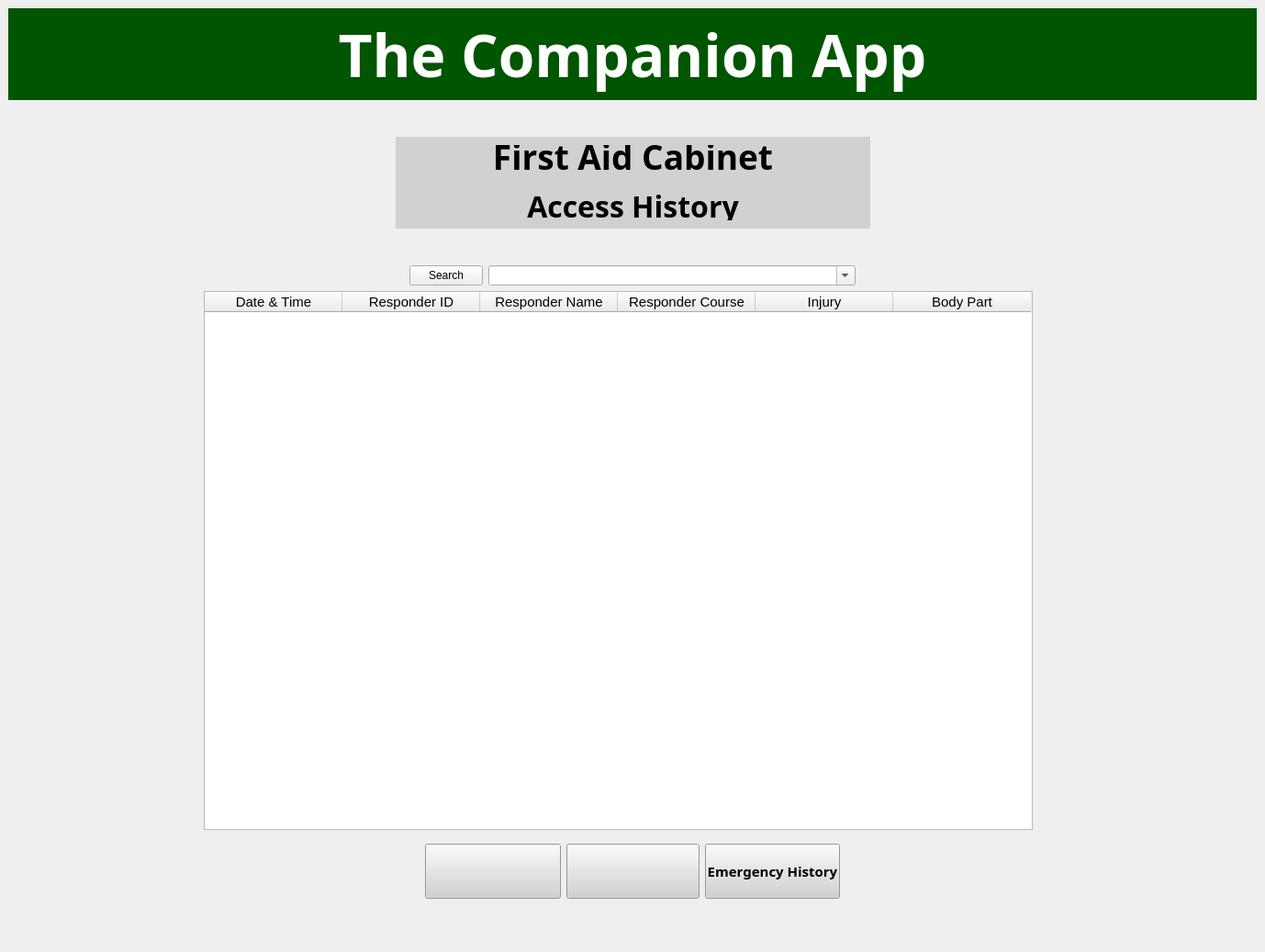
<?xml version="1.0" encoding="UTF-8"?>
<ui version="4.0">
 <class>MainWindow</class>
 <widget class="QMainWindow" name="MainWindow">
  <property name="windowModality">
   <enum>Qt::WindowModal</enum>
  </property>
  <property name="geometry">
   <rect>
    <x>0</x>
    <y>0</y>
    <width>1378</width>
    <height>1037</height>
   </rect>
  </property>
  <property name="windowTitle">
   <string>First Aid Cabinet</string>
  </property>
  <widget class="QWidget" name="centralwidget">
   <layout class="QGridLayout" name="gridLayout_4">
    <item row="0" column="0">
     <layout class="QGridLayout" name="gridLayout_3">
      <item row="1" column="0">
       <layout class="QHBoxLayout" name="horizontalLayout_3">
        <property name="spacing">
         <number>6</number>
        </property>
        <item>
         <spacer name="horizontalSpacer_3">
          <property name="orientation">
           <enum>Qt::Horizontal</enum>
          </property>
          <property name="sizeHint" stdset="0">
           <size>
            <width>278</width>
            <height>168</height>
           </size>
          </property>
         </spacer>
        </item>
        <item>
         <widget class="QLabel" name="TUPLOGO">
          <property name="sizePolicy">
           <sizepolicy hsizetype="Expanding" vsizetype="Expanding">
            <horstretch>0</horstretch>
            <verstretch>0</verstretch>
           </sizepolicy>
          </property>
          <property name="maximumSize">
           <size>
            <width>115</width>
            <height>115</height>
           </size>
          </property>
          <property name="autoFillBackground">
           <bool>false</bool>
          </property>
          <property name="styleSheet">
           <string notr="true"/>
          </property>
          <property name="frameShape">
           <enum>QFrame::NoFrame</enum>
          </property>
          <property name="frameShadow">
           <enum>QFrame::Plain</enum>
          </property>
          <property name="text">
           <string/>
          </property>
          <property name="pixmap">
           <pixmap>306923334_441149988133144_8535244359366534707_n.png</pixmap>
          </property>
          <property name="scaledContents">
           <bool>true</bool>
          </property>
         </widget>
        </item>
        <item>
         <widget class="QFrame" name="frame">
          <property name="sizePolicy">
           <sizepolicy hsizetype="Preferred" vsizetype="Preferred">
            <horstretch>0</horstretch>
            <verstretch>0</verstretch>
           </sizepolicy>
          </property>
          <property name="minimumSize">
           <size>
            <width>517</width>
            <height>80</height>
           </size>
          </property>
          <property name="maximumSize">
           <size>
            <width>16777215</width>
            <height>100</height>
           </size>
          </property>
          <property name="styleSheet">
           <string notr="true">background-color: rgb(209, 209, 209);</string>
          </property>
          <layout class="QVBoxLayout" name="verticalLayout_2">
           <item>
            <widget class="QLabel" name="TheCompanionApp">
             <property name="maximumSize">
              <size>
               <width>1920</width>
               <height>80</height>
              </size>
             </property>
             <property name="font">
              <font>
               <family>Bahnschrift SemiBold</family>
               <pointsize>28</pointsize>
               <weight>75</weight>
               <bold>true</bold>
              </font>
             </property>
             <property name="styleSheet">
              <string notr="true">background-color: rgb(209, 209, 209);
</string>
             </property>
             <property name="text">
              <string>First Aid Cabinet</string>
             </property>
             <property name="alignment">
              <set>Qt::AlignBottom|Qt::AlignHCenter</set>
             </property>
            </widget>
           </item>
           <item>
            <widget class="QLabel" name="AccessHistory">
             <property name="maximumSize">
              <size>
               <width>680</width>
               <height>50</height>
              </size>
             </property>
             <property name="font">
              <font>
               <family>Bahnschrift SemiBold</family>
               <pointsize>24</pointsize>
               <weight>75</weight>
               <bold>true</bold>
              </font>
             </property>
             <property name="styleSheet">
              <string notr="true">background-color: rgb(209, 209, 209);</string>
             </property>
             <property name="text">
              <string>Access History</string>
             </property>
             <property name="alignment">
              <set>Qt::AlignHCenter|Qt::AlignTop</set>
             </property>
            </widget>
           </item>
           <item>
            <spacer name="verticalSpacer_5">
             <property name="orientation">
              <enum>Qt::Vertical</enum>
             </property>
             <property name="sizeType">
              <enum>QSizePolicy::Fixed</enum>
             </property>
             <property name="sizeHint" stdset="0">
              <size>
               <width>0</width>
               <height>0</height>
              </size>
             </property>
            </spacer>
           </item>
          </layout>
         </widget>
        </item>
        <item>
         <widget class="QLabel" name="GreenCross">
          <property name="sizePolicy">
           <sizepolicy hsizetype="Expanding" vsizetype="Expanding">
            <horstretch>0</horstretch>
            <verstretch>0</verstretch>
           </sizepolicy>
          </property>
          <property name="maximumSize">
           <size>
            <width>115</width>
            <height>115</height>
           </size>
          </property>
          <property name="styleSheet">
           <string notr="true"/>
          </property>
          <property name="frameShape">
           <enum>QFrame::NoFrame</enum>
          </property>
          <property name="frameShadow">
           <enum>QFrame::Sunken</enum>
          </property>
          <property name="text">
           <string/>
          </property>
          <property name="pixmap">
           <pixmap>green_cross.png</pixmap>
          </property>
          <property name="scaledContents">
           <bool>true</bool>
          </property>
         </widget>
        </item>
        <item>
         <spacer name="horizontalSpacer_4">
          <property name="orientation">
           <enum>Qt::Horizontal</enum>
          </property>
          <property name="sizeHint" stdset="0">
           <size>
            <width>288</width>
            <height>168</height>
           </size>
          </property>
         </spacer>
        </item>
       </layout>
      </item>
      <item row="2" column="0">
       <layout class="QHBoxLayout" name="horizontalLayout_20">
        <property name="sizeConstraint">
         <enum>QLayout::SetMinimumSize</enum>
        </property>
        <item>
         <spacer name="horizontalSpacer">
          <property name="orientation">
           <enum>Qt::Horizontal</enum>
          </property>
          <property name="sizeHint" stdset="0">
           <size>
            <width>40</width>
            <height>20</height>
           </size>
          </property>
         </spacer>
        </item>
        <item>
         <widget class="QPushButton" name="searchButton">
          <property name="maximumSize">
           <size>
            <width>100</width>
            <height>16777215</height>
           </size>
          </property>
          <property name="text">
           <string>Search</string>
          </property>
         </widget>
        </item>
        <item>
         <widget class="QComboBox" name="searchcomboBox">
          <property name="minimumSize">
           <size>
            <width>400</width>
            <height>0</height>
           </size>
          </property>
          <property name="maximumSize">
           <size>
            <width>400</width>
            <height>16777215</height>
           </size>
          </property>
          <property name="editable">
           <bool>true</bool>
          </property>
         </widget>
        </item>
        <item>
         <spacer name="horizontalSpacer_2">
          <property name="orientation">
           <enum>Qt::Horizontal</enum>
          </property>
          <property name="sizeHint" stdset="0">
           <size>
            <width>40</width>
            <height>20</height>
           </size>
          </property>
         </spacer>
        </item>
       </layout>
      </item>
      <item row="3" column="0">
       <layout class="QHBoxLayout" name="horizontalLayout_4">
        <item>
         <spacer name="verticalSpacer_3">
          <property name="orientation">
           <enum>Qt::Vertical</enum>
          </property>
          <property name="sizeHint" stdset="0">
           <size>
            <width>208</width>
            <height>458</height>
           </size>
          </property>
         </spacer>
        </item>
        <item>
         <widget class="QTableWidget" name="tableWidget">
          <property name="enabled">
           <bool>true</bool>
          </property>
          <property name="sizePolicy">
           <sizepolicy hsizetype="Preferred" vsizetype="Preferred">
            <horstretch>0</horstretch>
            <verstretch>0</verstretch>
           </sizepolicy>
          </property>
          <property name="minimumSize">
           <size>
            <width>0</width>
            <height>100</height>
           </size>
          </property>
          <property name="maximumSize">
           <size>
            <width>903</width>
            <height>16777215</height>
           </size>
          </property>
          <property name="dragDropMode">
           <enum>QAbstractItemView::DropOnly</enum>
          </property>
          <attribute name="horizontalHeaderDefaultSectionSize">
           <number>150</number>
          </attribute>
          <column>
           <property name="text">
            <string>Date &amp; Time</string>
           </property>
           <property name="font">
            <font>
             <pointsize>11</pointsize>
            </font>
           </property>
          </column>
          <column>
           <property name="text">
            <string>Responder ID</string>
           </property>
           <property name="font">
            <font>
             <pointsize>11</pointsize>
            </font>
           </property>
          </column>
          <column>
           <property name="text">
            <string>Responder Name</string>
           </property>
           <property name="font">
            <font>
             <pointsize>11</pointsize>
            </font>
           </property>
          </column>
          <column>
           <property name="text">
            <string>Responder Course</string>
           </property>
           <property name="font">
            <font>
             <pointsize>11</pointsize>
            </font>
           </property>
          </column>
          <column>
           <property name="text">
            <string>Injury</string>
           </property>
           <property name="font">
            <font>
             <pointsize>11</pointsize>
            </font>
           </property>
          </column>
          <column>
           <property name="text">
            <string>Body Part</string>
           </property>
           <property name="font">
            <font>
             <pointsize>11</pointsize>
            </font>
           </property>
          </column>
         </widget>
        </item>
        <item>
         <spacer name="verticalSpacer">
          <property name="orientation">
           <enum>Qt::Vertical</enum>
          </property>
          <property name="sizeHint" stdset="0">
           <size>
            <width>238</width>
            <height>458</height>
           </size>
          </property>
         </spacer>
        </item>
       </layout>
      </item>
      <item row="0" column="0">
       <widget class="QLabel" name="topbanner">
        <property name="minimumSize">
         <size>
          <width>680</width>
          <height>100</height>
         </size>
        </property>
        <property name="maximumSize">
         <size>
          <width>1920</width>
          <height>1080</height>
         </size>
        </property>
        <property name="font">
         <font>
          <family>Bahnschrift SemiBold</family>
          <pointsize>48</pointsize>
          <weight>75</weight>
          <bold>true</bold>
         </font>
        </property>
        <property name="styleSheet">
         <string notr="true">
background-color: rgb(0, 85, 0);
color: rgb(255, 255, 255);
</string>
        </property>
        <property name="frameShape">
         <enum>QFrame::NoFrame</enum>
        </property>
        <property name="frameShadow">
         <enum>QFrame::Plain</enum>
        </property>
        <property name="text">
         <string>The Companion App</string>
        </property>
        <property name="alignment">
         <set>Qt::AlignCenter</set>
        </property>
       </widget>
      </item>
      <item row="5" column="0">
       <layout class="QHBoxLayout" name="horizontalLayout_5">
        <item>
         <spacer name="horizontalSpacer_5">
          <property name="orientation">
           <enum>Qt::Horizontal</enum>
          </property>
          <property name="sizeHint" stdset="0">
           <size>
            <width>428</width>
            <height>78</height>
           </size>
          </property>
         </spacer>
        </item>
        <item>
         <layout class="QHBoxLayout" name="horizontalLayout">
          <item>
           <widget class="QPushButton" name="exportButton">
            <property name="sizePolicy">
             <sizepolicy hsizetype="Preferred" vsizetype="Preferred">
              <horstretch>8</horstretch>
              <verstretch>0</verstretch>
             </sizepolicy>
            </property>
            <property name="minimumSize">
             <size>
              <width>145</width>
              <height>45</height>
             </size>
            </property>
            <property name="maximumSize">
             <size>
              <width>16777215</width>
              <height>60</height>
             </size>
            </property>
            <property name="font">
             <font>
              <family>Bahnschrift SemiBold</family>
              <pointsize>14</pointsize>
              <weight>75</weight>
              <bold>true</bold>
             </font>
            </property>
            <property name="toolTip">
             <string>&lt;html&gt;&lt;head/&gt;&lt;body&gt;&lt;p&gt;Exports CSV file of stored data&lt;/p&gt;&lt;/body&gt;&lt;/html&gt;</string>
            </property>
            <property name="styleSheet">
             <string notr="true">image: url(:/export/export.png);
background-image: url(:/refresh/306694507_631656378471399_6647396348825534255_n.png);
background-color: rgb(209, 209, 209);</string>
            </property>
            <property name="text">
             <string/>
            </property>
           </widget>
          </item>
          <item>
           <widget class="QPushButton" name="refreshButton">
            <property name="sizePolicy">
             <sizepolicy hsizetype="Preferred" vsizetype="Preferred">
              <horstretch>0</horstretch>
              <verstretch>0</verstretch>
             </sizepolicy>
            </property>
            <property name="minimumSize">
             <size>
              <width>145</width>
              <height>45</height>
             </size>
            </property>
            <property name="maximumSize">
             <size>
              <width>16777215</width>
              <height>60</height>
             </size>
            </property>
            <property name="font">
             <font>
              <family>Bahnschrift SemiBold</family>
              <pointsize>14</pointsize>
              <weight>75</weight>
              <bold>true</bold>
             </font>
            </property>
            <property name="toolTip">
             <string>&lt;html&gt;&lt;head/&gt;&lt;body&gt;&lt;p&gt;Refreshes the displayed information&lt;/p&gt;&lt;/body&gt;&lt;/html&gt;</string>
            </property>
            <property name="styleSheet">
             <string notr="true">image: url(:/refresh/refresh.png);
background-image: url(:/refresh/refresh.png);
background-color: rgb(209, 209, 209);</string>
            </property>
            <property name="text">
             <string/>
            </property>
           </widget>
          </item>
          <item>
           <widget class="QPushButton" name="view_history_button">
            <property name="sizePolicy">
             <sizepolicy hsizetype="Preferred" vsizetype="Preferred">
              <horstretch>8</horstretch>
              <verstretch>0</verstretch>
             </sizepolicy>
            </property>
            <property name="minimumSize">
             <size>
              <width>145</width>
              <height>45</height>
             </size>
            </property>
            <property name="maximumSize">
             <size>
              <width>16777215</width>
              <height>60</height>
             </size>
            </property>
            <property name="font">
             <font>
              <family>Bahnschrift SemiBold</family>
              <pointsize>11</pointsize>
              <weight>75</weight>
              <bold>true</bold>
             </font>
            </property>
            <property name="toolTip">
             <string>&lt;html&gt;&lt;head/&gt;&lt;body&gt;&lt;p&gt;Exports CSV file of stored data&lt;/p&gt;&lt;/body&gt;&lt;/html&gt;</string>
            </property>
            <property name="styleSheet">
             <string notr="true">
background-color: rgb(209, 209, 209);</string>
            </property>
            <property name="text">
             <string>Emergency History</string>
            </property>
           </widget>
          </item>
         </layout>
        </item>
        <item>
         <spacer name="horizontalSpacer_6">
          <property name="orientation">
           <enum>Qt::Horizontal</enum>
          </property>
          <property name="sizeHint" stdset="0">
           <size>
            <width>408</width>
            <height>68</height>
           </size>
          </property>
         </spacer>
        </item>
       </layout>
      </item>
     </layout>
    </item>
    <item row="1" column="0">
     <spacer name="verticalSpacer_4">
      <property name="orientation">
       <enum>Qt::Vertical</enum>
      </property>
      <property name="sizeType">
       <enum>QSizePolicy::Preferred</enum>
      </property>
      <property name="sizeHint" stdset="0">
       <size>
        <width>20</width>
        <height>40</height>
       </size>
      </property>
     </spacer>
    </item>
   </layout>
  </widget>
 </widget>
 <resources>
  <include location="test.qrc"/>
 </resources>
 <connections/>
</ui>
